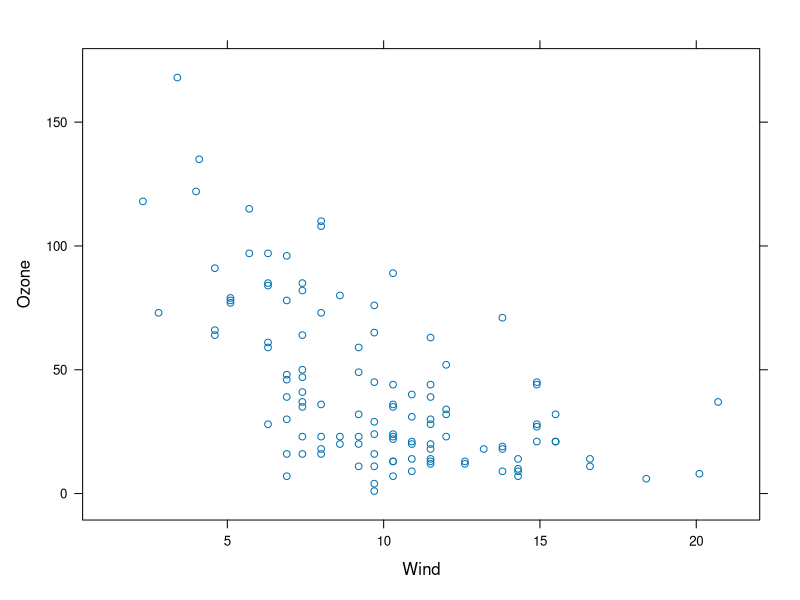
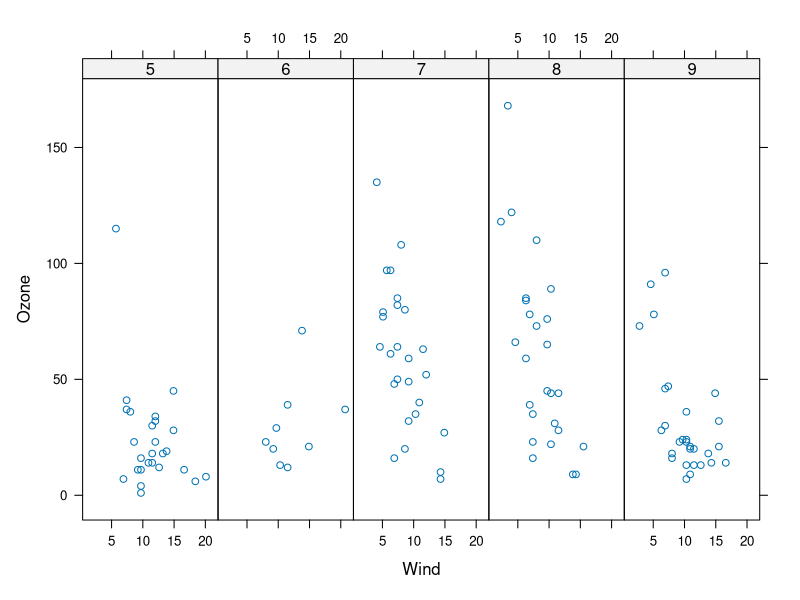
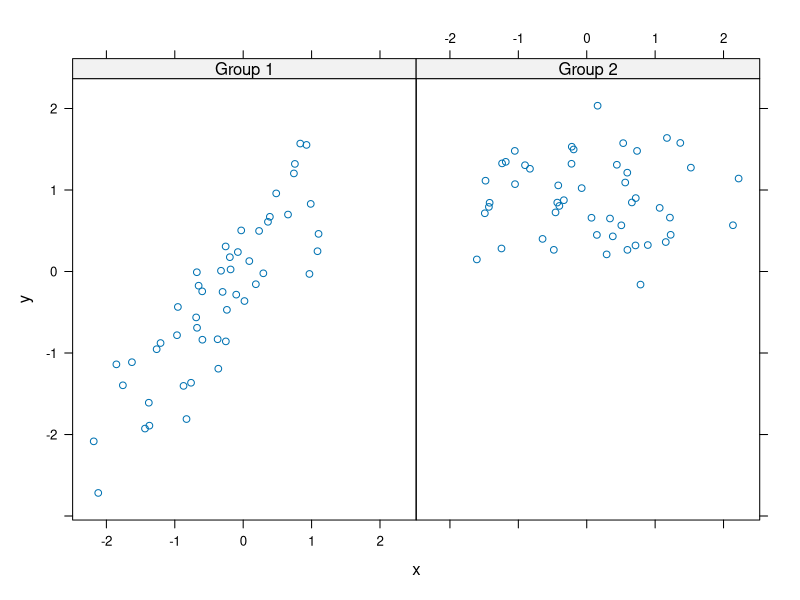
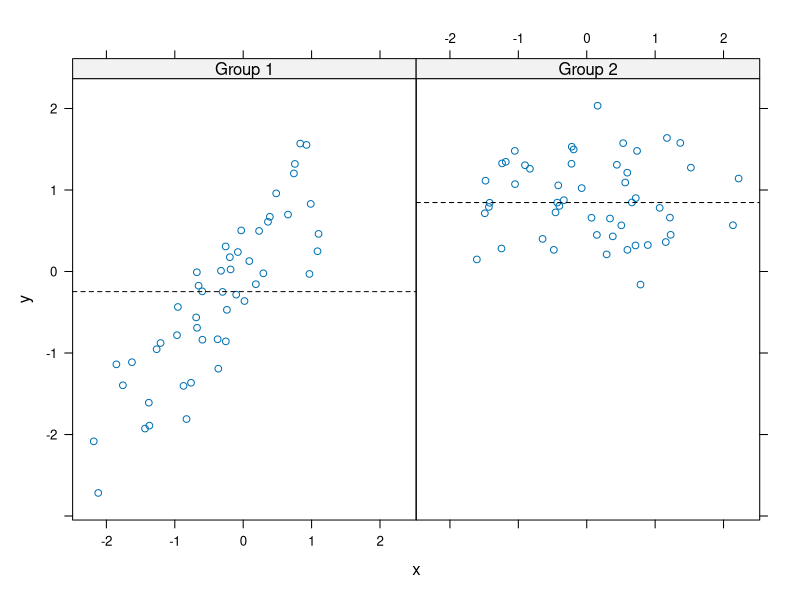
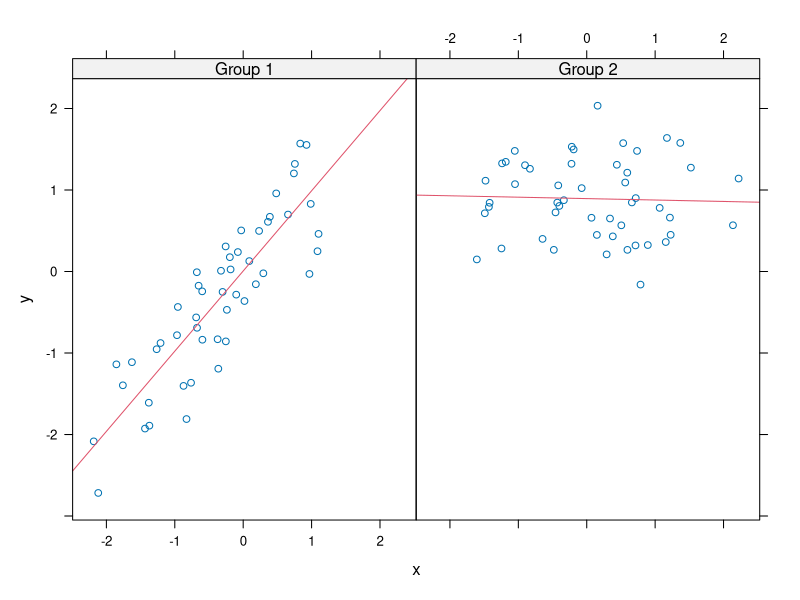

The R script that drew these images, in order:
## simple scatterplot
library(lattice)
library(datasets)

xyplot(Ozone ~ Wind, data = airquality)

## multivariate data 
airquality <- transform(airquality, Month = factor(Month)) #select month variable
xyplot(Ozone ~ Wind | Month, data = airquality, layout = c(5, 1))


## panel function 
## helps me to plot multiple plots within the same plot
set.seed(10)
x <- rnorm(100)
f <- rep(0:1, each = 50)
y <- x + f - f*x + rnorm(100, sd = 0.5)
f <- factor(f, labels = c("Group 1", "Group 2"))
xyplot(y ~ x | f, layout = c(2, 1))

## custom panel function 
## helps in customizing the plot
xyplot(y ~ x | f, panel = function(x, y, ...)
{
  panel.xyplot(x, y, ...)
  panel.abline(h = median(y), lty = 2)
})

## I also can add a regression line 
xyplot(y ~ x | f, panel = function(x, y, ...)
{
  panel.xyplot(x, y, ...)
  panel.lmline(x, y, col = 2)
})

## end of  1st lesson in week # 2